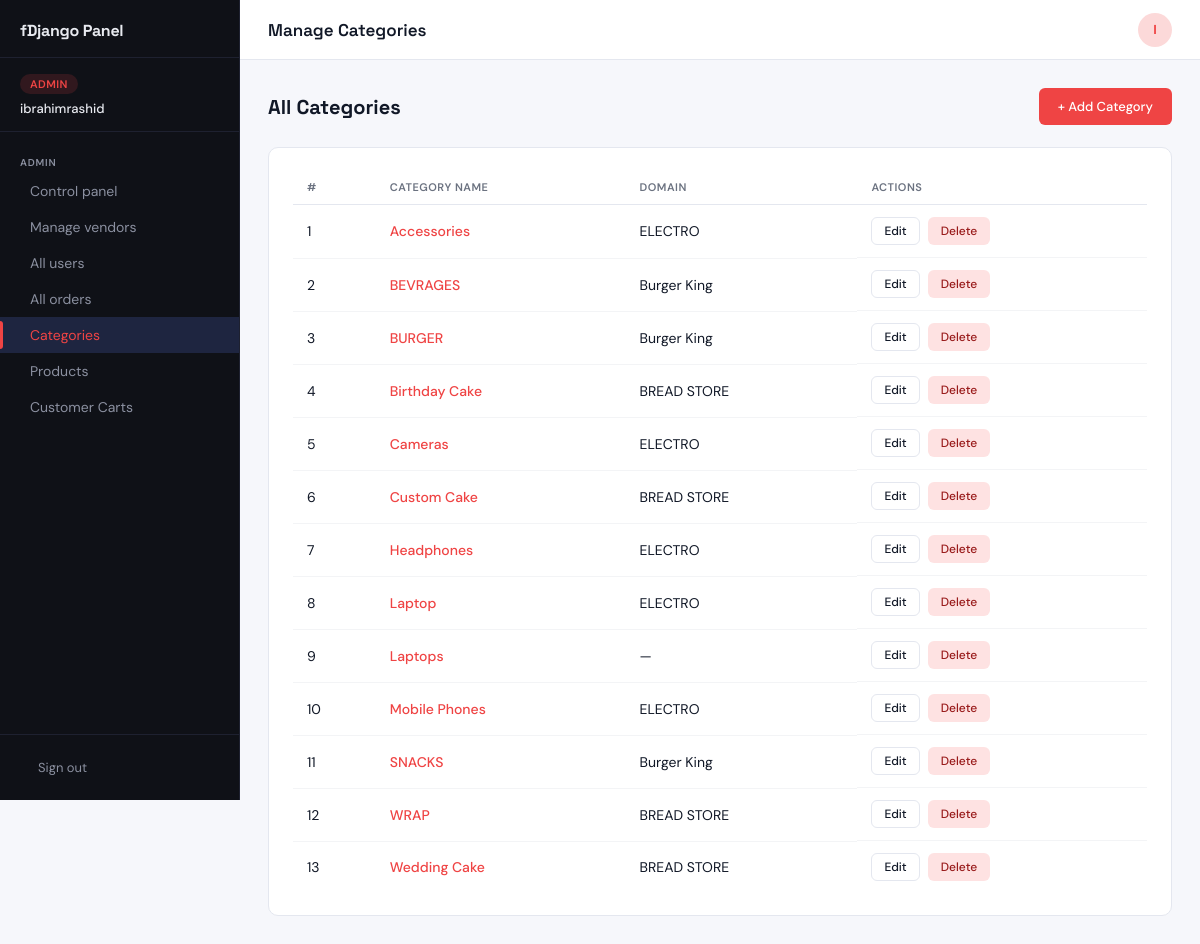
/panel/vendor/categories/ (signed in), run on the app's committed database.
### app/models.py (models this page shows, shortened)
class CustomUser(AbstractBaseUser, PermissionsMixin):
    ROLE_CHOICES = [
        ('customer', 'Customer'),
        ('vendor',   'Vendor'),
        ('admin',    'Admin'),
    ]
    VENDOR_STATUS_CHOICES = [
        ('not_vendor', 'Not a Vendor'),
        ('pending', 'Pending Approval'),
        ('approved', 'Approved'),
        ('rejected', 'Rejected'),
        ('suspended', 'Suspended'),
    ]
    email      = models.EmailField(unique=True)
    username   = models.CharField(max_length=150, unique=True)
    first_name = models.CharField(max_length=30, blank=True)
    last_name  = models.CharField(max_length=30, blank=True)
    is_active  = models.BooleanField(default=True)
    is_staff   = models.BooleanField(default=False)
    role        = models.CharField(max_length=20, choices=ROLE_CHOICES, default='customer')
    is_approved = models.BooleanField(default=False)  # admin approves vendors (deprecated, use vendor_status)
    vendor_status = models.CharField(max_length=20, choices=VENDOR_STATUS_CHOICES, default='not_vendor')
    vendor_approved_at = models.DateTimeField(null=True, blank=True)
    vendor_approved_by = models.ForeignKey('self', null=True, blank=True, on_delete=models.SET_NULL, related_name='approved_vendors')
    vendor_rejection_reason = models.TextField(null=True, blank=True)
    vendor_suspended_at = models.DateTimeField(null=True, blank=True)
    objects = CustomUserManager()
    USERNAME_FIELD  = "email"
    REQUIRED_FIELDS = []

class Category(models.Model):
    domain = models.ForeignKey(SiteProfile, on_delete=models.CASCADE, related_name='categories',null=True,blank=True)
    vendor = models.ForeignKey(settings.AUTH_USER_MODEL, on_delete=models.CASCADE, related_name='categories', null=True, blank=True)
    name = models.CharField(max_length=100)
    class Meta:
        pass

class SiteProfile(models.Model):
    site=models.OneToOneField(Site,on_delete=models.CASCADE,)
    template_name=models.CharField(max_length=100,null=True,blank=True)
    template_address_for_checkout=models.CharField(max_length=100,null=True,blank=True)
    store_name=models.CharField(max_length=100)
    store_logo=models.ImageField(upload_to='store_logos/',null=True,blank=True)
    back_image_at_index=models.ImageField(upload_to='backgrounds/',null=True,blank=True)

### app/views.py (the view)
# urls.py: path('panel/vendor/categories/',                             views.manage_categories, name='manage_categories'),
def manage_categories(request):
    if not request.user.is_authenticated:
        return redirect('panel_login')
    if request.user.role == 'customer':
        return redirect('shop')
    if request.user.role == 'vendor':
        if request.user.vendor_status != 'approved':
            from django.contrib import messages as flash
            flash.error(request, 'You must be an approved vendor to access this page.')
            return redirect('panel_login')
        categories = Category.objects.filter(vendor=request.user).order_by('name')
    else:
        categories = Category.objects.all().order_by('name')
    return render(request, 'custom_admin_templates/manage_categories.html', {
        'categories': categories
    })

### app/views.py (called while the page is built)
def current_site_profile(request):
    site=get_current_site(request)
    site_profile=SiteProfile.objects.get(site=site)
    return {'site_profile': site_profile}

### templates/custom_admin_templates/manage_categories.html (shortened to what this page needs)
{% extends 'custom_admin_templates/base.html' %}
{% load static %}
{% block page_title %}Manage Categories{% endblock %}
{% block content %}
<div class="page-header">
  <h2>All Categories</h2>
  <a href="{% url 'category_add' %}" class="btn btn-primary">+ Add Category</a>
</div>
<div class="card">
  <div class="table-wrap">
    <table class="data-table">
      <thead>
        <tr>
          <th>#</th>
          <th>Category Name</th>
          <th>Domain</th>
          <th>Actions</th>
        </tr>
      </thead>
      <tbody>
        {% for category in categories %}
        <tr>
          <td>{{ forloop.counter }}</td>
          <td>
            <a href="{% url 'category_edit' category.id %}"
               style="color:var(--accent); font-weight:500;">
              {{ category.name }}
            </a>
          </td>
          <td>{{ category.domain.store_name|default:"—" }}</td>
          <td style="display:flex; gap:8px;">
            <a href="{% url 'category_edit' category.id %}"
               class="btn btn-outline btn-sm">Edit</a>
            <form method="post" action="{% url 'category_delete' category.id %}"
                  onsubmit="return confirm('Delete {{ category.name }}? Products using this category will be affected.')">
              <button type="submit" class="btn btn-danger btn-sm">Delete</button>
            </form>
          </td>
        </tr>
        {% empty %}
        <tr>
          <td colspan="4" style="text-align:center; padding:28px; color:var(--text-secondary);">
            No categories yet. <a href="{% url 'category_add' %}">Add one</a>
          </td>
        </tr>
        {% endfor %}
      </tbody>
    </table>
  </div>
</div>
{% endblock %}

### templates/custom_admin_templates/base.html (shortened to what this page needs)
{% load static %}
<!DOCTYPE html>
<html lang="en">
<head>
  <link rel="stylesheet" href="{% static 'custom_admin_templates/css/panel.css' %}"/>
</head>
<body class="role-{{ request.user.role|default:'guest' }}">
<aside class="sidebar" id="sidebar">
  <div class="sidebar-header">
    <div class="logo">
      <span class="logo-text">fDjango Panel</span>
    </div>
  </div>
  <div class="role-badge-wrap">
    <div class="role-badge role-badge--{{ request.user.role|default:'guest' }}">
      {% if request.user.role == 'admin' %}Admin
      {% elif request.user.role == 'vendor' %}Vendor
      {% else %}Customer{% endif %}
    </div>
    <p class="sidebar-username">{{ request.user.get_full_name|default:request.user.username }}</p>
  </div>
  <nav class="sidebar-nav" aria-label="Panel navigation">
    {% if request.user.role == 'admin' %}
    <div class="nav-section">
      <span class="nav-label">Admin</span>
      <a href="{% url 'admin_dashboard' %}" class="nav-link {% if request.resolver_match.url_name == 'admin_dashboard' %}active{% endif %}">
         Control panel
      </a>
      <a href="{% url 'manage_vendors' %}" class="nav-link {% if request.resolver_match.url_name == 'manage_vendors' %}active{% endif %}">
         Manage vendors
      </a>
      <a href="{% url 'manage_users' %}" class="nav-link {% if request.resolver_match.url_name == 'manage_users' %}active{% endif %}">
         All users
      </a>
      <a href="{% url 'all_orders' %}" class="nav-link {% if request.resolver_match.url_name == 'all_orders' %}active{% endif %}">
         All orders
      </a>
      <a href="{% url 'manage_categories' %}" class="nav-link {% if request.resolver_match.url_name == 'manage_categories' or request.resolver_match.url_name == 'category_add' or request.resolver_match.url_name == 'category_edit' %}active{% endif %}">
         Categories
      </a>
      <a href="{% url 'my_products' %}" class="nav-link {% if request.resolver_match.url_name == 'my_products' %}active{% endif %}">
         Products
      </a>
      <a href="{% url 'view_carts' %}" class="nav-link {% if request.resolver_match.url_name == 'view_carts' %}active{% endif %}">
         Customer Carts
      </a>
    </div>
    {% endif %}
  </nav>
  <div class="sidebar-footer">
    <form method="post" action="{% url 'panel_logout' %}">
      <button type="submit" class="logout-btn">
         Sign out
      </button>
    </form>
  </div>
</aside>
<div class="layout-wrap">
  <header class="topbar">
    <h1 class="page-title">{% block page_title %}Dashboard{% endblock %}</h1>
    <div class="topbar-right">
      <span class="topbar-avatar">{{ request.user.username|first|upper }}</span>
    </div>
  </header>
  <main class="main-content">
    {% block content %}{% endblock %}
  </main>
</div>
</body>
</html>

### data on the page
CustomUser: user.get_full_name "ibrahimrashid", user.username|first "I"
Category: name "Accessories", domain.store_name "ELECTRO"
Category: name "BEVRAGES", domain.store_name "Burger King"
Category: name "BURGER", domain.store_name "Burger King"
Category: name "Birthday Cake", domain.store_name "BREAD STORE"
Category: name "Cameras", domain.store_name "ELECTRO"
Category: name "Custom Cake", domain.store_name "BREAD STORE"
Category: name "Headphones", domain.store_name "ELECTRO"
Category: name "Laptop", domain.store_name "ELECTRO"
Category: name "Laptops", domain.store_name "—"
Category: name "Mobile Phones", domain.store_name "ELECTRO"
Category: name "SNACKS", domain.store_name "Burger King"
Category: name "WRAP", domain.store_name "BREAD STORE"
Category: name "Wedding Cake", domain.store_name "BREAD STORE"
